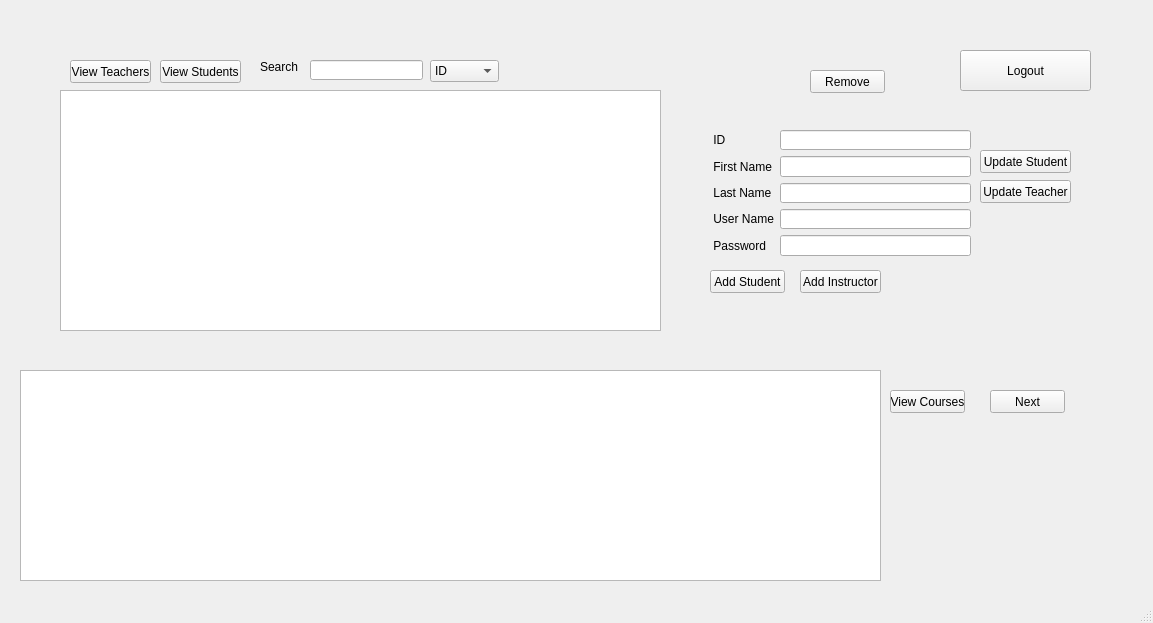
<?xml version="1.0" encoding="UTF-8"?>
<ui version="4.0">
 <class>Admin</class>
 <widget class="QMainWindow" name="Admin">
  <property name="geometry">
   <rect>
    <x>0</x>
    <y>0</y>
    <width>1153</width>
    <height>623</height>
   </rect>
  </property>
  <property name="windowTitle">
   <string>MainWindow</string>
  </property>
  <widget class="QWidget" name="centralwidget">
   <widget class="QStackedWidget" name="stackedWidget">
    <property name="geometry">
     <rect>
      <x>0</x>
      <y>0</y>
      <width>1151</width>
      <height>591</height>
     </rect>
    </property>
    <property name="currentIndex">
     <number>0</number>
    </property>
    <widget class="QWidget" name="page_8">
     <widget class="QPushButton" name="logout_button_6">
      <property name="geometry">
       <rect>
        <x>960</x>
        <y>50</y>
        <width>131</width>
        <height>41</height>
       </rect>
      </property>
      <property name="text">
       <string>Logout</string>
      </property>
     </widget>
     <widget class="QPushButton" name="ViewTeachers">
      <property name="geometry">
       <rect>
        <x>70</x>
        <y>60</y>
        <width>81</width>
        <height>23</height>
       </rect>
      </property>
      <property name="text">
       <string>View Teachers</string>
      </property>
     </widget>
     <widget class="QPushButton" name="ViewStudents">
      <property name="geometry">
       <rect>
        <x>160</x>
        <y>60</y>
        <width>81</width>
        <height>23</height>
       </rect>
      </property>
      <property name="text">
       <string>View Students</string>
      </property>
     </widget>
     <widget class="QPushButton" name="pushButton_9">
      <property name="geometry">
       <rect>
        <x>990</x>
        <y>390</y>
        <width>75</width>
        <height>23</height>
       </rect>
      </property>
      <property name="text">
       <string>Next</string>
      </property>
     </widget>
     <widget class="QPushButton" name="pushButton_22">
      <property name="geometry">
       <rect>
        <x>810</x>
        <y>70</y>
        <width>75</width>
        <height>23</height>
       </rect>
      </property>
      <property name="text">
       <string>Remove</string>
      </property>
     </widget>
     <widget class="QTableView" name="tableView">
      <property name="geometry">
       <rect>
        <x>60</x>
        <y>90</y>
        <width>601</width>
        <height>241</height>
       </rect>
      </property>
     </widget>
     <widget class="QLineEdit" name="searchedit">
      <property name="geometry">
       <rect>
        <x>310</x>
        <y>60</y>
        <width>113</width>
        <height>20</height>
       </rect>
      </property>
     </widget>
     <widget class="QLabel" name="label_10">
      <property name="geometry">
       <rect>
        <x>260</x>
        <y>60</y>
        <width>47</width>
        <height>13</height>
       </rect>
      </property>
      <property name="text">
       <string>Search</string>
      </property>
     </widget>
     <widget class="QComboBox" name="comboBox">
      <property name="geometry">
       <rect>
        <x>430</x>
        <y>60</y>
        <width>69</width>
        <height>22</height>
       </rect>
      </property>
      <item>
       <property name="text">
        <string>ID</string>
       </property>
      </item>
      <item>
       <property name="text">
        <string>Name</string>
       </property>
      </item>
      <item>
       <property name="text">
        <string>Last Name</string>
       </property>
      </item>
      <item>
       <property name="text">
        <string>UserName</string>
       </property>
      </item>
     </widget>
     <widget class="QTableView" name="courseView">
      <property name="geometry">
       <rect>
        <x>20</x>
        <y>370</y>
        <width>861</width>
        <height>211</height>
       </rect>
      </property>
     </widget>
     <widget class="QPushButton" name="pushButton">
      <property name="geometry">
       <rect>
        <x>890</x>
        <y>390</y>
        <width>75</width>
        <height>23</height>
       </rect>
      </property>
      <property name="text">
       <string>View Courses</string>
      </property>
     </widget>
     <widget class="QWidget" name="layoutWidget">
      <property name="geometry">
       <rect>
        <x>710</x>
        <y>130</y>
        <width>261</width>
        <height>126</height>
       </rect>
      </property>
      <layout class="QFormLayout" name="formLayout">
       <item row="0" column="0">
        <widget class="QLabel" name="label">
         <property name="text">
          <string> ID</string>
         </property>
        </widget>
       </item>
       <item row="1" column="0">
        <widget class="QLabel" name="label_2">
         <property name="text">
          <string> First Name</string>
         </property>
        </widget>
       </item>
       <item row="1" column="1">
        <widget class="QLineEdit" name="stname"/>
       </item>
       <item row="2" column="0">
        <widget class="QLabel" name="label_3">
         <property name="text">
          <string> Last Name</string>
         </property>
        </widget>
       </item>
       <item row="2" column="1">
        <widget class="QLineEdit" name="stlast"/>
       </item>
       <item row="3" column="0">
        <widget class="QLabel" name="label_4">
         <property name="text">
          <string> User Name</string>
         </property>
        </widget>
       </item>
       <item row="3" column="1">
        <widget class="QLineEdit" name="stuser"/>
       </item>
       <item row="4" column="0">
        <widget class="QLabel" name="label_5">
         <property name="text">
          <string> Password</string>
         </property>
        </widget>
       </item>
       <item row="4" column="1">
        <widget class="QLineEdit" name="stpw"/>
       </item>
       <item row="0" column="1">
        <widget class="QLineEdit" name="stid">
         <property name="text">
          <string/>
         </property>
        </widget>
       </item>
      </layout>
     </widget>
     <widget class="QPushButton" name="pushButton_2">
      <property name="geometry">
       <rect>
        <x>710</x>
        <y>270</y>
        <width>75</width>
        <height>23</height>
       </rect>
      </property>
      <property name="text">
       <string>Add Student</string>
      </property>
     </widget>
     <widget class="QPushButton" name="pushButton_3">
      <property name="geometry">
       <rect>
        <x>800</x>
        <y>270</y>
        <width>81</width>
        <height>23</height>
       </rect>
      </property>
      <property name="text">
       <string>Add Instructor</string>
      </property>
     </widget>
     <widget class="QPushButton" name="pushButton_4">
      <property name="geometry">
       <rect>
        <x>980</x>
        <y>180</y>
        <width>91</width>
        <height>23</height>
       </rect>
      </property>
      <property name="text">
       <string>Update Teacher</string>
      </property>
     </widget>
     <widget class="QPushButton" name="pushButton_5">
      <property name="geometry">
       <rect>
        <x>980</x>
        <y>150</y>
        <width>91</width>
        <height>23</height>
       </rect>
      </property>
      <property name="text">
       <string>Update Student</string>
      </property>
     </widget>
     <zorder>logout_button_6</zorder>
     <zorder>ViewTeachers</zorder>
     <zorder>ViewStudents</zorder>
     <zorder>pushButton_9</zorder>
     <zorder>pushButton_22</zorder>
     <zorder>tableView</zorder>
     <zorder>searchedit</zorder>
     <zorder>label_10</zorder>
     <zorder>comboBox</zorder>
     <zorder>courseView</zorder>
     <zorder>pushButton</zorder>
     <zorder>layoutWidget</zorder>
     <zorder>stid</zorder>
     <zorder>pushButton_2</zorder>
     <zorder>pushButton_3</zorder>
     <zorder>pushButton_4</zorder>
     <zorder>pushButton_5</zorder>
    </widget>
    <widget class="QWidget" name="page">
     <widget class="QTableView" name="tview">
      <property name="geometry">
       <rect>
        <x>400</x>
        <y>40</y>
        <width>321</width>
        <height>281</height>
       </rect>
      </property>
     </widget>
     <widget class="QTableView" name="CourseView_2">
      <property name="geometry">
       <rect>
        <x>60</x>
        <y>350</y>
        <width>861</width>
        <height>211</height>
       </rect>
      </property>
     </widget>
     <widget class="QPushButton" name="pushButton_6">
      <property name="geometry">
       <rect>
        <x>750</x>
        <y>280</y>
        <width>75</width>
        <height>23</height>
       </rect>
      </property>
      <property name="text">
       <string>View</string>
      </property>
     </widget>
     <widget class="QTableView" name="stview">
      <property name="geometry">
       <rect>
        <x>70</x>
        <y>40</y>
        <width>331</width>
        <height>281</height>
       </rect>
      </property>
     </widget>
     <widget class="QPushButton" name="pushButton_7">
      <property name="geometry">
       <rect>
        <x>930</x>
        <y>280</y>
        <width>75</width>
        <height>23</height>
       </rect>
      </property>
      <property name="text">
       <string>Register</string>
      </property>
     </widget>
     <widget class="QPushButton" name="pushButton_8">
      <property name="geometry">
       <rect>
        <x>1000</x>
        <y>20</y>
        <width>75</width>
        <height>23</height>
       </rect>
      </property>
      <property name="text">
       <string>Back</string>
      </property>
     </widget>
     <widget class="QWidget" name="">
      <property name="geometry">
       <rect>
        <x>750</x>
        <y>60</y>
        <width>261</width>
        <height>204</height>
       </rect>
      </property>
      <layout class="QFormLayout" name="formLayout_2">
       <item row="0" column="0">
        <widget class="QLabel" name="label_6">
         <property name="text">
          <string> Course Id</string>
         </property>
        </widget>
       </item>
       <item row="0" column="1">
        <widget class="QLineEdit" name="cid"/>
       </item>
       <item row="1" column="0">
        <widget class="QLabel" name="label_7">
         <property name="text">
          <string> Course Name</string>
         </property>
        </widget>
       </item>
       <item row="1" column="1">
        <widget class="QLineEdit" name="cname"/>
       </item>
       <item row="2" column="0">
        <widget class="QLabel" name="label_8">
         <property name="text">
          <string> Student Name</string>
         </property>
        </widget>
       </item>
       <item row="2" column="1">
        <widget class="QLineEdit" name="sname"/>
       </item>
       <item row="3" column="0">
        <widget class="QLabel" name="label_9">
         <property name="text">
          <string> Student Last Name</string>
         </property>
        </widget>
       </item>
       <item row="3" column="1">
        <widget class="QLineEdit" name="slast"/>
       </item>
       <item row="4" column="0">
        <widget class="QLabel" name="label_11">
         <property name="text">
          <string> Student Id</string>
         </property>
        </widget>
       </item>
       <item row="4" column="1">
        <widget class="QLineEdit" name="sid"/>
       </item>
       <item row="5" column="0">
        <widget class="QLabel" name="label_12">
         <property name="text">
          <string> Instructor First Name</string>
         </property>
        </widget>
       </item>
       <item row="5" column="1">
        <widget class="QLineEdit" name="tname"/>
       </item>
       <item row="6" column="0">
        <widget class="QLabel" name="label_13">
         <property name="text">
          <string> Instructor Last Name</string>
         </property>
        </widget>
       </item>
       <item row="6" column="1">
        <widget class="QLineEdit" name="tlast"/>
       </item>
       <item row="7" column="0">
        <widget class="QLabel" name="label_14">
         <property name="text">
          <string> Instructor Id</string>
         </property>
        </widget>
       </item>
       <item row="7" column="1">
        <widget class="QLineEdit" name="tid"/>
       </item>
      </layout>
     </widget>
    </widget>
   </widget>
  </widget>
  <widget class="QMenuBar" name="menubar">
   <property name="geometry">
    <rect>
     <x>0</x>
     <y>0</y>
     <width>1153</width>
     <height>21</height>
    </rect>
   </property>
  </widget>
  <widget class="QStatusBar" name="statusbar"/>
 </widget>
 <resources/>
 <connections/>
</ui>
